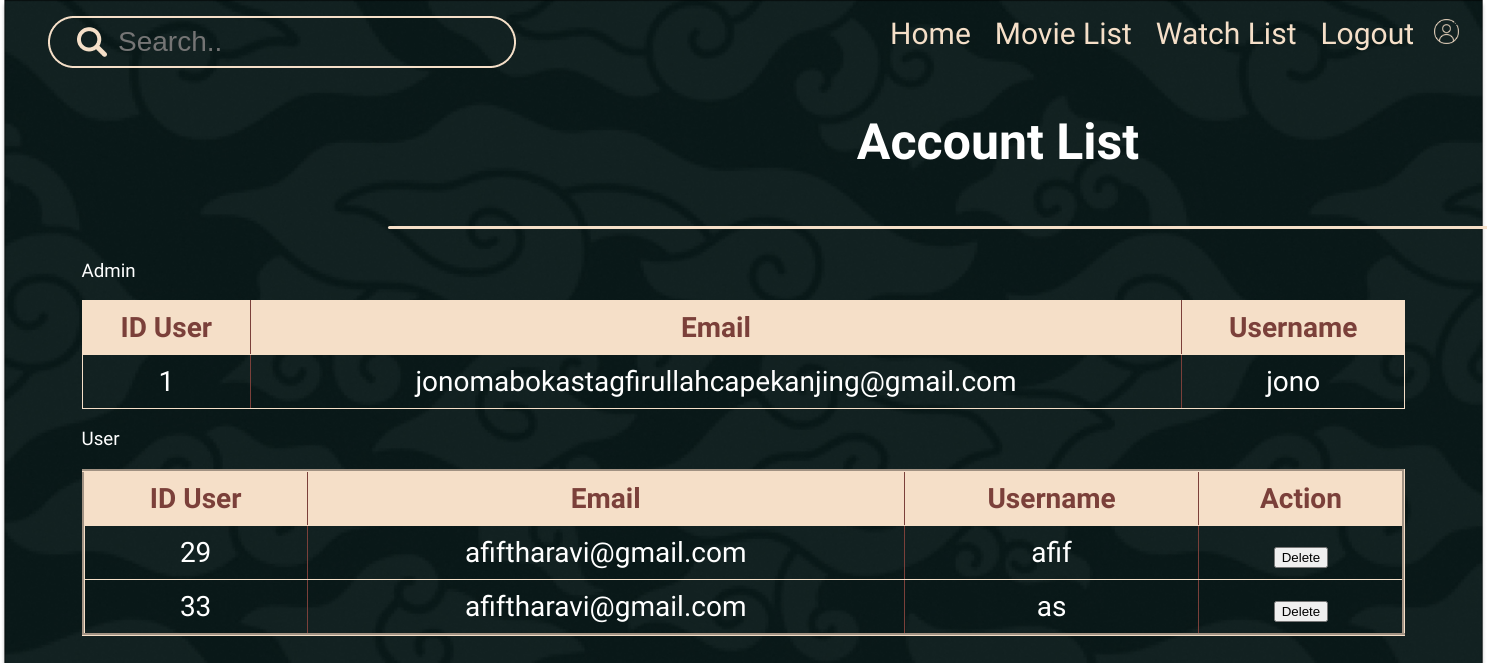
/manageakun.php, run on an earlier commit of the app's database.
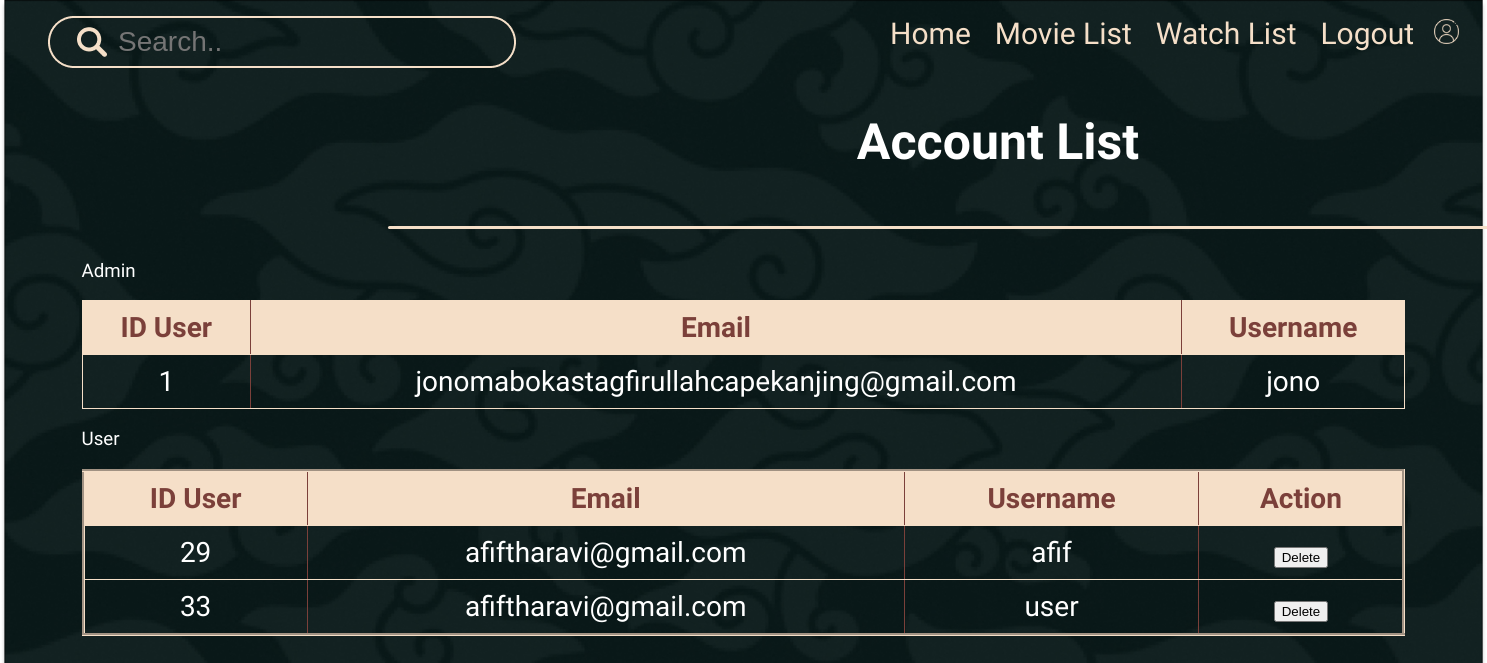
And on a later commit of the database.
### tables this page shows
CREATE TABLE `user` (
  `id_user` int NOT NULL,
  `email` varchar(50) NOT NULL,
  `username` varchar(50) NOT NULL,
  `password` varchar(20) NOT NULL,
  `role` enum('admin','user','manager') DEFAULT NULL
);

### manageakun.php (the view, shortened to what this page needs)
<?php
require('koneksi.php');
$query_admin = "SELECT * FROM user WHERE role = 'admin'";
$query_user = "SELECT * FROM user WHERE role = 'user'";
$result_admin = mysqli_query($conn, $query_admin);
$result_user = mysqli_query($conn, $query_user);
?>
<!DOCTYPE html>
<html>
<head>
    <link rel="stylesheet" type="text/css" href="css/manageacc.css">
</head>
<body>
<header>
        <nav>
        <ul>
                <input type="text" placeholder="Search..">
                <li><a href="homepage.php">Home</a></li>
                <li><a href="movielist.php">Movie List</a></li>
                <li><a href="watchlist.php">Watch List</a></li>
                <li style="float:right"><a href="profil.php"><img src="assets/home/user 1.png" style="height: 25px; width: 25px;"></a></li>
                 <li><a href="logout.php">Logout</a></li>
            </ul>
        </nav>
    </header>
    <div class="container">
    <table>
    <tr>
        <td>
            <div class="acclist">
                <h1>Account List</h1>
            </div>
        </td>
    </tr>
    <tr>
        <td>
            <div class="shape"></div>
        </td>
    </tr>
    </table>
    </div>
    <div class="center">
    <div class="kotak">
<h3>Admin</h3>
<table class="admin" border="1">
    <tr>
        <th>ID User</th>
        <th>Email</th>
        <th>Username</th>
    </tr>
    <?php
    while ($row = mysqli_fetch_assoc($result_admin)) {
        echo "<tr align='center'>";
        echo "<td>" . $row['id_user'] . "</td>";
        echo "<td>" . $row['email'] . "</td>";
        echo "<td>" . $row['username'] . "</td>";
        echo "</tr>";
    }
    ?>
</table>
<h3>User</h3>
<table class="user" border="3">
    <tr>
        <th>ID User</th>
        <th>Email</th>
        <th>Username</th>
        <th>Action</th>
    </tr>
    <?php
    while ($row = mysqli_fetch_assoc($result_user)) {
        echo "<tr align='center'>";
        echo "<td>" . $row['id_user'] . "</td>";
        echo "<td>" . $row['email'] . "</td>";
        echo "<td>" . $row['username'] . "</td>";
        echo "<td>
                <form method='POST'>
                    <input type='hidden' name='user_id' value='" . $row['id_user'] . "'>
                    <input type='submit' name='delete_user' value='Delete'>
                </form>
            </td>";
        echo "</tr>";
    }
    ?>
</table>
</div>
</div>
</body>
</html>

What changed in the data, as far as the page shows it:
changed user id 33: username "as" → "user"
